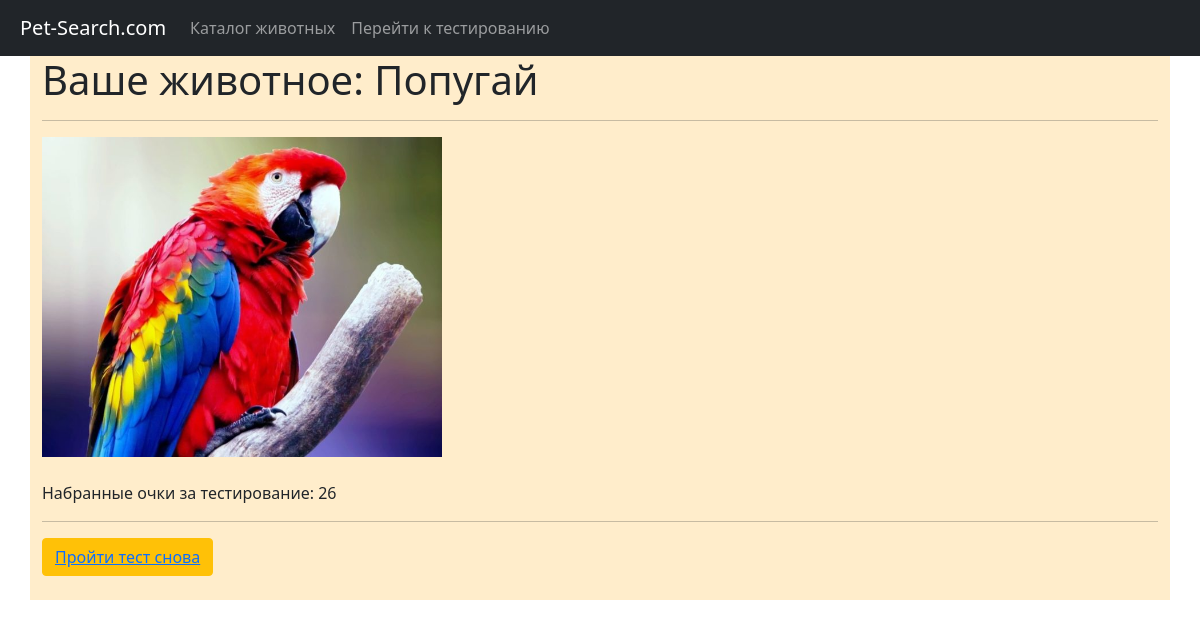
Page /result/ on the committed database.
### quiz/models.py (models this page shows, shortened)
class Animal(models.Model):
    name = models.TextField()
    photo = models.ImageField(upload_to='media/')
    point = models.IntegerField(default=1)

### quiz/views.py (the view)
# urls.py: path('result/', result, name='result'),
def result(request):
    animal_list = set([x.name for x in Animal.objects.all()])
    filter_questions = FilterQuestion.objects.all()
    personal_questions = PersonalQuestion.objects.all()
    points = 0
    for question in personal_questions:
        ans = PersonalQuestionUnit.objects.get(text=question.cur_answer)
        point = ans.point
        points += point
    delta = 1e9
    animal_choice = Animal.objects.get(name='Кошка')
    for animal in animal_list:
        a = Animal.objects.get(name=animal)
        if abs(a.point - points) < delta:
            delta = abs(a.point - points)
            animal_choice = a
    try:
        animal_list.remove(animal_choice.name)
    except KeyError:
        pass
    context = {
        'animal': animal_choice,
        'animal_list': animal_list,
        'points': points,
    }
    return render(request, 'result.html', context)

### templates/result.html (shortened to what this page needs)
{% extends 'index.html' %}
{% block content %}
    <h1>Ваше животное: {{ animal.name }}</h1>
    <hr>
    <img src="{{ animal.photo.url }}" alt="photo" style="width: 400px">
    <br>
    <br>
    <p>Набранные очки за тестирование: {{ points }}</p>
    <hr>
    <button class="btn btn-warning"><a href="{% url 'personal' %}">Пройти тест снова</a></button>
    <br>
    <br>
{% endblock %}

### rows in the picture
Animal: name "Попугай", photo (picture)

### other values in the picture
{{ points }} "26"
